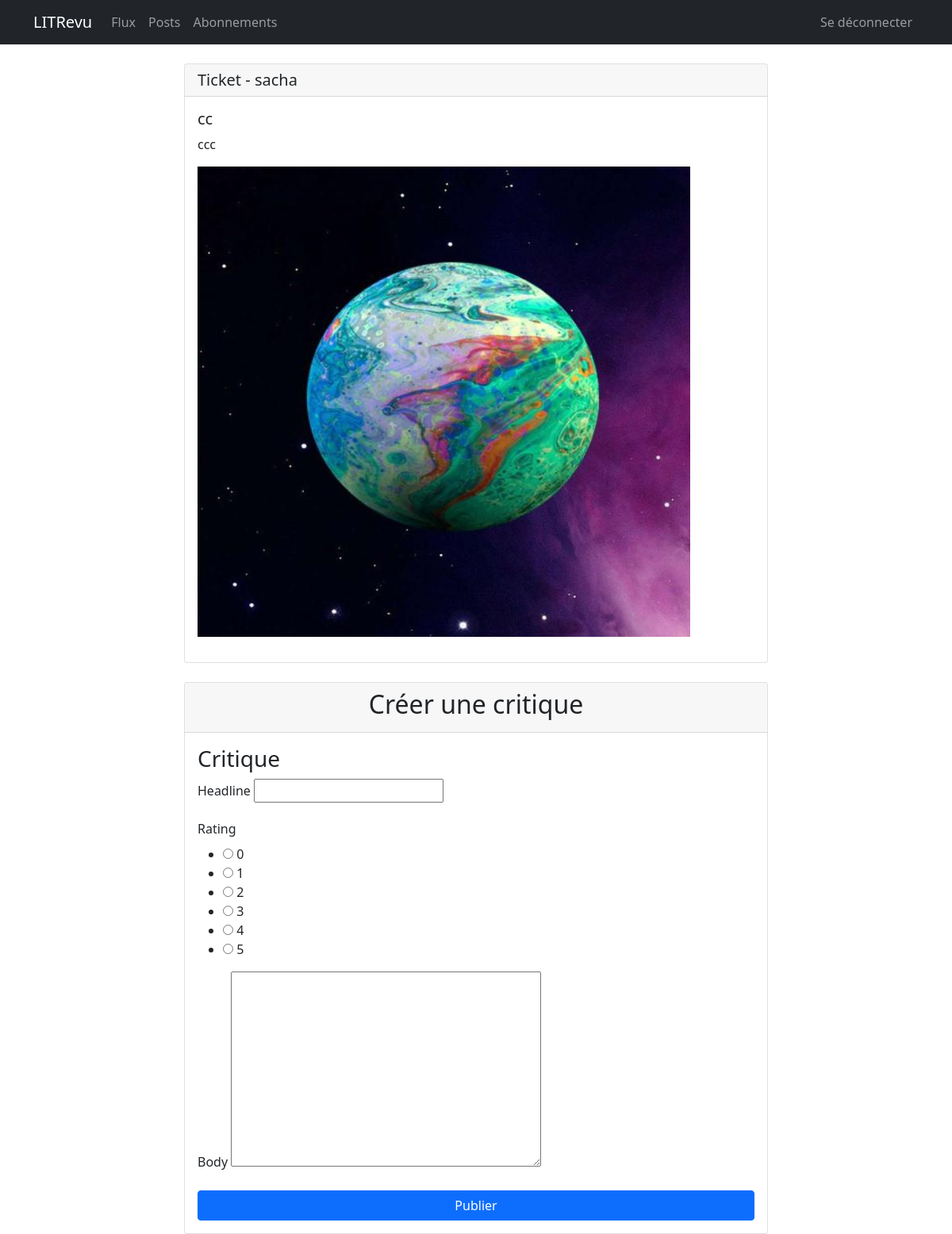
/review/create/2/ (signed in), run on the app's committed database.
### listings/models.py (models this page shows, shortened)
class Ticket(models.Model):
    title = models.CharField(
        max_length=128, help_text="Le titre du livre ou de l'article"
    )
    description = models.TextField(
        max_length=2048, blank=True, help_text="La description du livre ou de l'article"
    )
    user = models.ForeignKey(
        to=settings.AUTH_USER_MODEL,
        on_delete=models.CASCADE,
        help_text="L'utilisateur qui a créé le ticket",
    )
    image = models.ImageField(
        null=True,
        blank=True,
        upload_to="tickets/",
        help_text="La couverture du livre ou une image de l'article",
    )
    time_created = models.DateTimeField(
        auto_now_add=True, help_text="La date et l'heure de création du ticket"
    )

### listings/views.py (the view, shortened to what this page needs)
# urls.py: path("review/create/", views.review_create, name="review-create"),
@login_required
def review_create(request, ticket_id=None):
    ticket_form = forms.TicketForm()
    review_form = forms.ReviewForm()
    if ticket_id:
        ticket = get_object_or_404(Ticket, id=ticket_id)
        return render(
            request,
            "listings/review_create.html",
            {"review_form": review_form, "ticket": ticket},
        )

### listings/forms.py
class ReviewForm(forms.ModelForm):
    class Meta:
        model = models.Review
        fields = ["headline", "rating", "body"]
        widgets = {"rating": forms.RadioSelect(choices=[(i, str(i)) for i in range(6)])}

### listings/templates/listings/review_create.html (shortened to what this page needs)
{% extends 'listings/base.html' %}
{% block content %}
<div class="row justify-content-center">
    <div class="col-md-8">
        {% if ticket %}
        <div class="card mb-4">
            <div class="card-header">
                <h5 class="mb-0">Ticket - {{ ticket.user.username }}</h5>
            </div>
            <div class="card-body">
                <h5 class="card-title">{{ ticket.title }}</h5>
                <p class="card-text">{{ ticket.description }}</p>
                {% if ticket.image %}
                <img src="{{ ticket.image.url }}" class="img-fluid mb-3" alt="{{ ticket.title }}">
                {% endif %}
            </div>
        </div>
        {% endif %}
        <div class="card">
            <div class="card-header">
                <h2 class="text-center">{% if ticket %}Créer une critique{% else %}Créer une critique et un ticket{% endif %}</h2>
            </div>
            <div class="card-body">
                <form method="post" enctype="multipart/form-data">
                    <h3>Critique</h3>
                    {% for field in review_form %}
                    <div class="mb-3">
                        <label for="{{ field.id_for_label }}" class="form-label">{{ field.label }}</label>
                        {{ field }}
                    </div>
                    {% endfor %}
                    <div class="d-grid gap-2">
                        <button type="submit" class="btn btn-primary">Publier</button>
                    </div>
                </form>
            </div>
        </div>
    </div>
</div>
{% endblock content %}

### data on the page
Ticket: user.username "sacha", title "cc", description "ccc", image (picture)

### other printed values
{{ field.label }} "Headline" "Rating" "Body"
